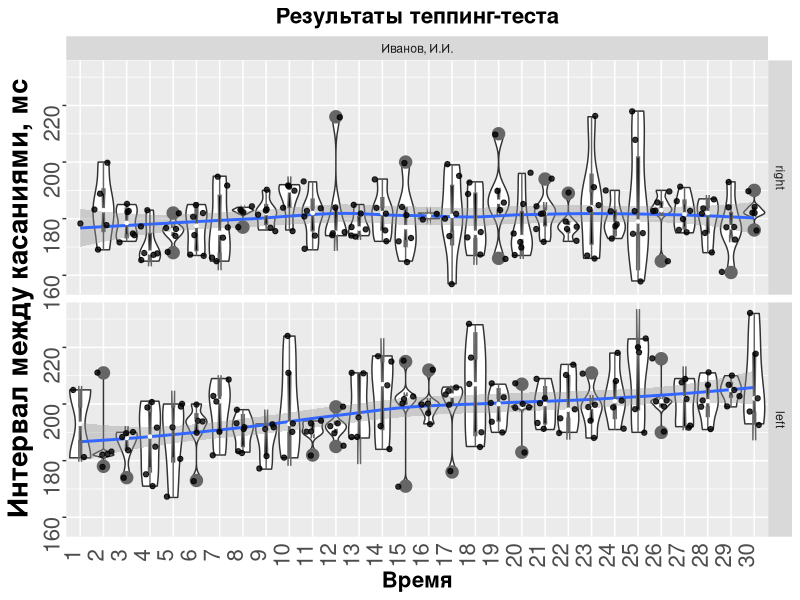
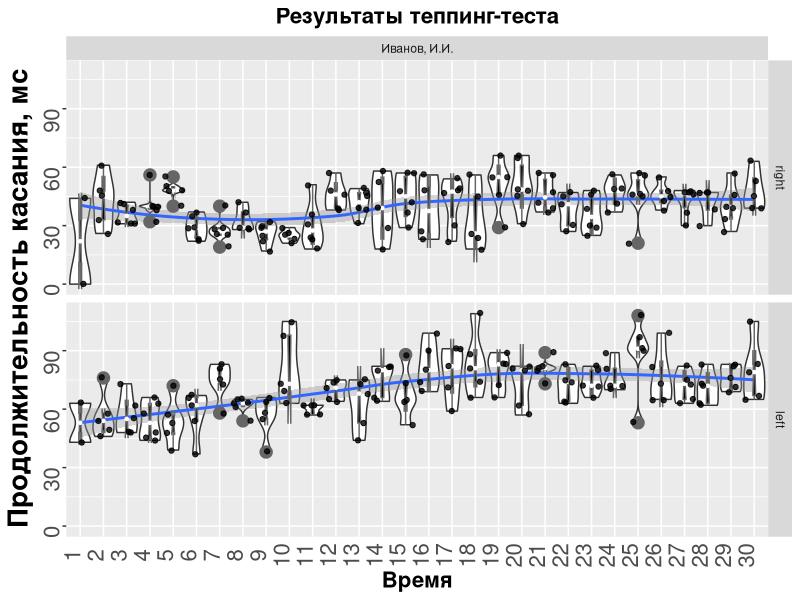
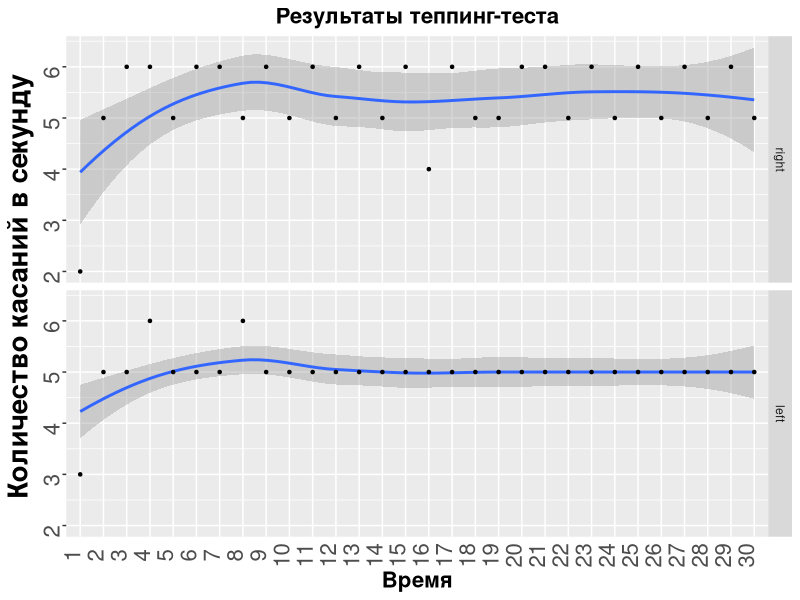
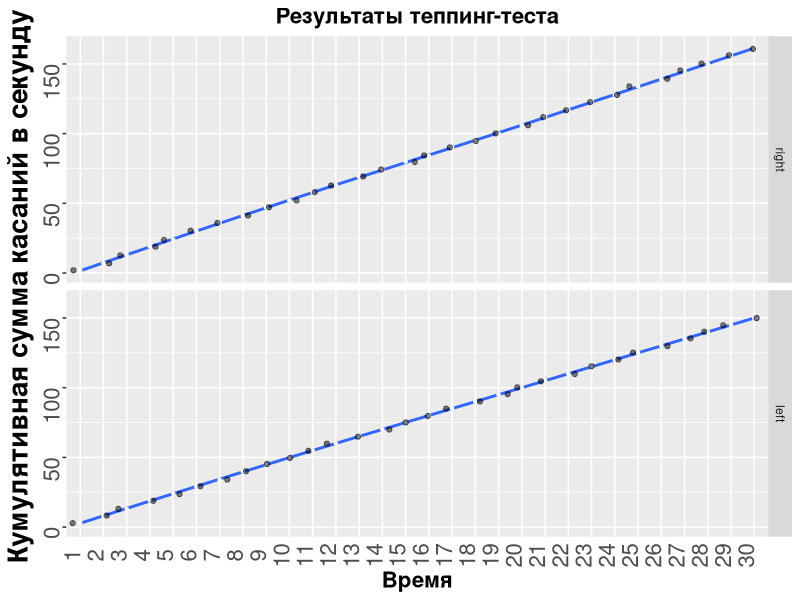
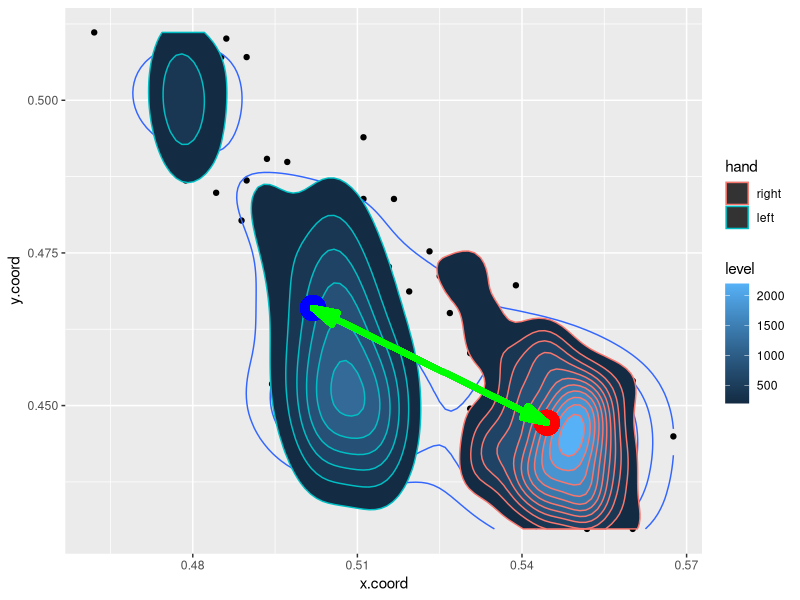
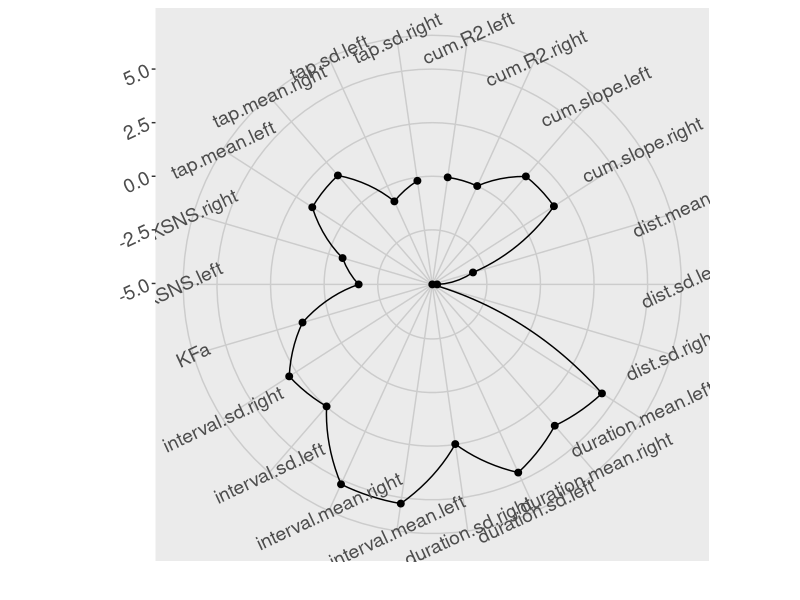

The R script that drew these images, in order:
## ---- chunk 1
knitr::opts_chunk$set(echo = FALSE, warning = FALSE, message = FALSE, fig.align = "center")
## ---- chunk 2
# Загрузка данных и необходимых пакетов
remove_outliers <- function(x, na.rm = TRUE, ...) {
  qnt <- quantile(x, probs=c(.25, .75), na.rm = na.rm, ...)
  H <- 1.5 * IQR(x, na.rm = na.rm)
  y <- x
  y[x < (qnt[1] - H)] <- NA
  y[x > (qnt[2] + H)] <- NA
  y
}
library(tidyverse)
d = read.csv("result.csv", sep = ";", encoding = "UTF-8", header = F)
names(d) <- c("session","name", "time","curr.time","duration","x.coord","y.coord", "hand")
d$time <- as.numeric(d$time)
d$session <- as.character(d$session)
d$x.coord <- as.numeric(d$x.coord)
d$y.coord <- as.numeric(d$y.coord)
d$hand <- factor(d$hand, levels = c("right","left"))
## ---- chunk 3
tbl <- knitr::kable(head(d), align = "c")
kableExtra::kable_styling(tbl, "striped", full_width = T, position = "left")
## ---- chunk 4
# Приводим данные в опрятный вид, инициализируем объект для хранения результатов
d$tick <- c(NA, diff(d$time))
d$tick[c(0, diff(d$curr.time)) < 0] <- NA # через дифф ищем смену в текущем времени с 0 на 5, там же сглаживаем провалы в тиках при помощи NA

d$time     <- as.integer(d$time/1000)
d$datetime <- as.POSIXct(d$time, origin="1970-01-01")
d$datetime <- format(d$datetime, format="%H:%M:%S")
result <- data.frame(name = d$name[1])
## ---- chunk 5
ggplot(d, aes(x=factor(curr.time), y=remove_outliers(tick))) +
  geom_violin(scale="width") +
  geom_smooth(method = "loess", se=TRUE, aes(group=1)) +
  geom_boxplot(width=.12, fill=I("black"), notch=T, outlier.size=NA, col="grey40") +
  stat_summary(fun.y="median", geom="point", shape=20, col="white") +
  ggtitle("Результаты теппинг-теста") +
  labs(x="Время", y="Интервал между касаниями, мс") +
  facet_grid(hand~name) +
  theme(legend.position="none",
        axis.text=element_text(size=12),
        axis.title=element_text(size=16,face="bold")) +
  scale_fill_brewer() + geom_jitter(alpha = 0.8) +
  theme(plot.title = element_text(size=16, face='bold', hjust=0.5),
        axis.text.x=element_text(angle=90, vjust=0, size=16),
        axis.ticks.x=element_blank(),
        axis.title.y = element_text(face="bold", size=20),
        axis.text.y  = element_text(angle=90, vjust=0, size=16))
## ---- chunk 6
result$interval.mean.right <- mean(d$tick[d$hand=="right"], na.rm = T)
result$interval.mean.left  <- mean(d$tick[d$hand=="left"] , na.rm = T)
result$interval.sd.right   <- sd(d$tick[d$hand=="right"] , na.rm = T)
result$interval.sd.left    <- sd(d$tick[d$hand=="left"] , na.rm = T)
## ---- chunk 7
ggplot(d, aes(x=factor(curr.time), y=remove_outliers(duration))) +
  geom_violin(scale="width") +
  geom_smooth(method = "loess", se=TRUE, aes(group=1)) +
  geom_boxplot(width=.12, fill=I("black"), notch=T, outlier.size=NA, col="grey40") +
  stat_summary(fun.y="median", geom="point", shape=20, col="white") +
  ggtitle("Результаты теппинг-теста") +
  labs(x="Время", y="Продолжительность касания, мс") +
  facet_grid(hand~name) +
  theme(legend.position="none",
        axis.text=element_text(size=12),
        axis.title=element_text(size=16,face="bold")) +
  scale_fill_brewer() + geom_jitter(alpha = 0.8) +
  theme(plot.title = element_text(size=16, face='bold', hjust=0.5),
        axis.text.x=element_text(angle=90, vjust=0, size=16),
        axis.ticks.x=element_blank(),
        axis.title.y = element_text(face="bold", size=20),
        axis.text.y  = element_text(angle=90, vjust=0, size=16))
## ---- chunk 8
result$duration.mean.right <- mean(d$duration[d$hand=="right"], na.rm = T)
result$duration.mean.left  <- mean(d$duration[d$hand=="left"] , na.rm = T)
result$duration.sd.right   <- sd(d$duration[d$hand=="right"] , na.rm = T)
result$duration.sd.left    <- sd(d$duration[d$hand=="left"] , na.rm = T)
## ---- chunk 9
d %>% group_by(curr.time, hand, name) %>% summarise(n = n()) -> res

ggplot(res, aes(x=factor(curr.time), y=n)) +
  geom_smooth(method = "loess", se=TRUE, aes(group=1)) +
  stat_summary(fun.y="median", geom="point", shape=20, col="black") +
  ggtitle("Результаты теппинг-теста") +
  labs(x="Время", y="Количество касаний в секунду") +
  facet_grid(hand~.) +
  theme(legend.position="none",
        axis.text=element_text(size=12),
        axis.title=element_text(size=16,face="bold")) +
  scale_fill_brewer() +
  theme(plot.title = element_text(size=16, face='bold', hjust=0.5),
        axis.text.x=element_text(angle=90, vjust=0, size=16),
        axis.ticks.x=element_blank(),
        axis.title.y = element_text(face="bold", size=20),
        axis.text.y  = element_text(angle=90, vjust=0, size=16))
## ---- chunk 10
result$tap.mean.right <- mean(res$n[res$hand=="right"], na.rm = T)
result$tap.mean.left  <- mean(res$n[res$hand=="left"] , na.rm = T)
result$tap.sd.right   <- sd(res$n[res$hand=="right"] , na.rm = T)
result$tap.sd.left    <- sd(res$n[res$hand=="left"] , na.rm = T)
## ---- chunk 11
d %>% group_by(curr.time, hand, name) %>% summarise(n = n()) -> res
res %>% group_by(hand, name) %>% mutate(cum.n = cumsum(n)) -> res

ggplot(res, aes(x=factor(curr.time), y=cum.n)) +
  geom_violin(scale="width") +
  geom_smooth(method = "loess", se=TRUE, aes(group=1)) +
  geom_boxplot(width=.12, fill=I("black"), notch=T, outlier.size=NA, col="grey40") +
  stat_summary(fun.y="median", geom="point", shape=20, col="white") +
  ggtitle("Результаты теппинг-теста") +
  labs(x="Время", y="Кумулятивная сумма касаний в секунду") +
  facet_grid(hand~.) +
  theme(legend.position="none",
        axis.text=element_text(size=12),
        axis.title=element_text(size=16,face="bold")) +
  scale_fill_brewer() + geom_jitter(alpha = 0.5) +
  theme(plot.title = element_text(size=16, face='bold', hjust=0.5),
        axis.text.x=element_text(angle=90, vjust=0, size=16),
        axis.ticks.x=element_blank(),
        axis.title.y = element_text(face="bold", size=20),
        axis.text.y  = element_text(angle=90, vjust=0, size=16))

smry.r <- summary(lm(cum.n~curr.time, res[res$hand=="right",]))
smry.l <- summary(lm(cum.n~curr.time, res[res$hand=="left",]))

result$cum.slope.right <- smry.r$coefficients[2]
result$cum.slope.left  <- smry.l$coefficients[2]
result$cum.R2.right    <- smry.r$r.squared
result$cum.R2.left     <- smry.l$r.squared
## ---- chunk 12
d %>% group_by(hand, curr.time) %>% summarise(n = n(), time = mean(time)) -> res
res %>% summarise(KSNS=(sum(n-n[curr.time==1]))/sum(n[curr.time==1]*100)) -> res

result$KSNS.right <- as.numeric(res$KSNS[res$hand=="right"])
result$KSNS.left  <- as.numeric(res$KSNS[res$hand=="left"])
## ---- chunk 13
d %>% group_by(hand, curr.time, name) %>% summarise(n = n()) %>% ungroup(hand, curr.time) -> res
res %>% summarise(KFa = (sum(n[hand=="right"])-sum(n[hand=="left"]))/(sum(n[hand=="right"])+sum(n[hand=="left"]))*100) %>% as.numeric -> result$KFa
## ---- chunk 14
ggplot(d, aes(x = x.coord, y = y.coord)) +
  geom_point() +
  geom_density_2d() +
  stat_density_2d(aes(fill = stat(level), color = hand), geom = "polygon") +
  geom_point(aes(x = mean(d$x.coord[d$hand=="right"]), y = mean(d$y.coord[d$hand=="right"])), size = 8, color = "red") +
  geom_point(aes(x = mean(d$x.coord[d$hand=="left"]), y = mean(d$y.coord[d$hand=="left"])), size = 8, color = "blue") +
  geom_segment(aes(x = mean(d$x.coord[d$hand=="right"]), xend = mean(d$x.coord[d$hand=="left"]),
                   y = mean(d$y.coord[d$hand=="right"]), yend = mean(d$y.coord[d$hand=="left"])), 
               arrow = arrow(angle = 15, ends = "both", type = "closed"), size = 2, color = "green")

result$dist.mean <- sqrt((mean(d$x.coord[d$hand=="right"])-mean(d$x.coord[d$hand=="left"]))^2 +
                           (mean(d$y.coord[d$hand=="right"])-mean(d$y.coord[d$hand=="left"]))^2)
result$dist.sd.right <- sd(sqrt((d$x.coord[d$hand=="right"])^2+(d$y.coord[d$hand=="right"])^2))
result$dist.sd.left  <- sd(sqrt((d$x.coord[d$hand=="left"])^2+(d$y.coord[d$hand=="left"])^2))
## ---- chunk 15
tbl <- t(result)
tbl <- cbind(names(result), tbl); rownames(tbl) <- NULL
colnames(tbl) <- c("Показатель", "Численное значение")
tbl <- knitr::kable(tbl, align = "c")
kableExtra::kable_styling(tbl, "striped", full_width = T, position = "left")
## ---- chunk 16
res = gather(result[,-c(1)])
res$value.log <- log(res$value)
ggplot(data=res,  aes(x=key, y=value.log, group = 1)) + 
  geom_point(size=2) +
  geom_line() +
  xlab("") + 
  ylab("") + 
  coord_polar() +
  theme(panel.grid = element_line(colour = "gray80"),
        axis.text = element_text(size = 14, angle = 25))
